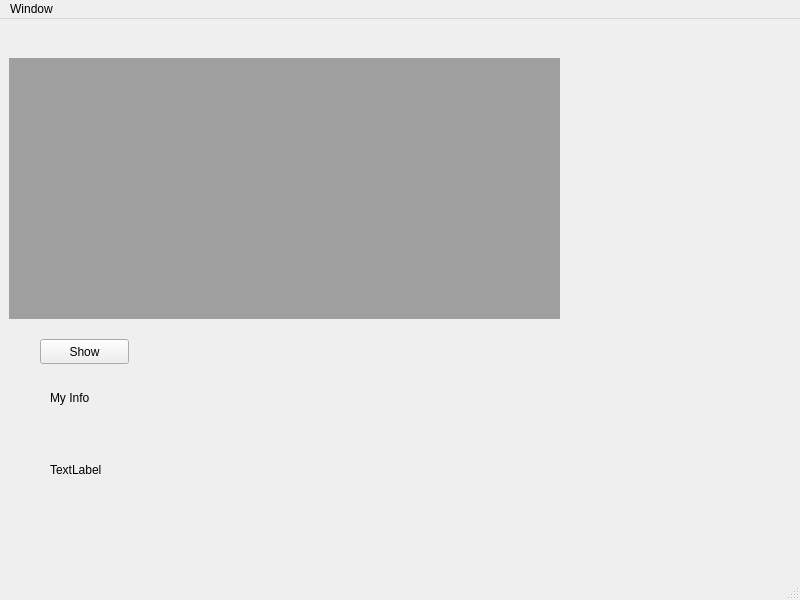
<?xml version="1.0" encoding="UTF-8"?>
<ui version="4.0">
 <class>MainWindow</class>
 <widget class="QMainWindow" name="MainWindow">
  <property name="geometry">
   <rect>
    <x>0</x>
    <y>0</y>
    <width>800</width>
    <height>600</height>
   </rect>
  </property>
  <property name="windowTitle">
   <string>MainWindow</string>
  </property>
  <widget class="QWidget" name="centralwidget">
   <widget class="QMdiArea" name="mdiArea">
    <property name="geometry">
     <rect>
      <x>9</x>
      <y>39</y>
      <width>551</width>
      <height>261</height>
     </rect>
    </property>
    <property name="viewMode">
     <enum>QMdiArea::SubWindowView</enum>
    </property>
    <property name="tabsClosable">
     <bool>true</bool>
    </property>
    <widget class="QWidget" name="extra_info_subwindow">
     <property name="windowTitle">
      <string>Extra_info</string>
     </property>
     <widget class="QLabel" name="label_4">
      <property name="geometry">
       <rect>
        <x>60</x>
        <y>20</y>
        <width>67</width>
        <height>17</height>
       </rect>
      </property>
      <property name="text">
       <string>age</string>
      </property>
     </widget>
     <widget class="QLineEdit" name="age_lineEdit">
      <property name="geometry">
       <rect>
        <x>50</x>
        <y>50</y>
        <width>113</width>
        <height>25</height>
       </rect>
      </property>
     </widget>
    </widget>
    <widget class="QWidget" name="family_subwindow">
     <property name="windowTitle">
      <string>Family</string>
     </property>
     <widget class="QLabel" name="label_3">
      <property name="geometry">
       <rect>
        <x>40</x>
        <y>20</y>
        <width>67</width>
        <height>17</height>
       </rect>
      </property>
      <property name="text">
       <string>Family</string>
      </property>
     </widget>
     <widget class="QLineEdit" name="family_lineEdit">
      <property name="geometry">
       <rect>
        <x>40</x>
        <y>50</y>
        <width>113</width>
        <height>25</height>
       </rect>
      </property>
     </widget>
    </widget>
    <widget class="QWidget" name="name_subwindow">
     <property name="windowTitle">
      <string>Name</string>
     </property>
     <widget class="QLabel" name="label_2">
      <property name="geometry">
       <rect>
        <x>40</x>
        <y>60</y>
        <width>67</width>
        <height>17</height>
       </rect>
      </property>
      <property name="text">
       <string>Name</string>
      </property>
     </widget>
     <widget class="QLineEdit" name="name_lineEdit">
      <property name="geometry">
       <rect>
        <x>30</x>
        <y>90</y>
        <width>113</width>
        <height>25</height>
       </rect>
      </property>
     </widget>
    </widget>
   </widget>
   <widget class="QLabel" name="label">
    <property name="geometry">
     <rect>
      <x>50</x>
      <y>370</y>
      <width>67</width>
      <height>17</height>
     </rect>
    </property>
    <property name="text">
     <string>My Info</string>
    </property>
   </widget>
   <widget class="QLabel" name="info_label">
    <property name="geometry">
     <rect>
      <x>50</x>
      <y>410</y>
      <width>131</width>
      <height>81</height>
     </rect>
    </property>
    <property name="text">
     <string>TextLabel</string>
    </property>
   </widget>
   <widget class="QPushButton" name="show_button">
    <property name="geometry">
     <rect>
      <x>40</x>
      <y>320</y>
      <width>89</width>
      <height>25</height>
     </rect>
    </property>
    <property name="text">
     <string>Show</string>
    </property>
   </widget>
  </widget>
  <widget class="QMenuBar" name="menubar">
   <property name="geometry">
    <rect>
     <x>0</x>
     <y>0</y>
     <width>800</width>
     <height>22</height>
    </rect>
   </property>
   <widget class="QMenu" name="menuWindow">
    <property name="title">
     <string>Window</string>
    </property>
    <addaction name="action_sub"/>
    <addaction name="action_tabbed"/>
    <addaction name="actionCascade"/>
    <addaction name="actionTile"/>
   </widget>
   <addaction name="menuWindow"/>
  </widget>
  <widget class="QStatusBar" name="statusbar"/>
  <action name="action_sub">
   <property name="text">
    <string>Sub View</string>
   </property>
  </action>
  <action name="action_tabbed">
   <property name="text">
    <string>Tabbed</string>
   </property>
  </action>
  <action name="actionCascade">
   <property name="text">
    <string>Cascade</string>
   </property>
  </action>
  <action name="actionTile">
   <property name="text">
    <string>Tile</string>
   </property>
  </action>
 </widget>
 <resources/>
 <connections>
  <connection>
   <sender>actionCascade</sender>
   <signal>triggered()</signal>
   <receiver>MainWindow</receiver>
   <slot>show()</slot>
   <hints>
    <hint type="sourcelabel">
     <x>-1</x>
     <y>-1</y>
    </hint>
    <hint type="destinationlabel">
     <x>399</x>
     <y>299</y>
    </hint>
   </hints>
  </connection>
  <connection>
   <sender>action_tabbed</sender>
   <signal>triggered()</signal>
   <receiver>MainWindow</receiver>
   <slot>show()</slot>
   <hints>
    <hint type="sourcelabel">
     <x>-1</x>
     <y>-1</y>
    </hint>
    <hint type="destinationlabel">
     <x>399</x>
     <y>299</y>
    </hint>
   </hints>
  </connection>
  <connection>
   <sender>action_sub</sender>
   <signal>triggered()</signal>
   <receiver>MainWindow</receiver>
   <slot>show()</slot>
   <hints>
    <hint type="sourcelabel">
     <x>-1</x>
     <y>-1</y>
    </hint>
    <hint type="destinationlabel">
     <x>399</x>
     <y>299</y>
    </hint>
   </hints>
  </connection>
  <connection>
   <sender>actionTile</sender>
   <signal>triggered()</signal>
   <receiver>MainWindow</receiver>
   <slot>show()</slot>
   <hints>
    <hint type="sourcelabel">
     <x>-1</x>
     <y>-1</y>
    </hint>
    <hint type="destinationlabel">
     <x>399</x>
     <y>299</y>
    </hint>
   </hints>
  </connection>
  <connection>
   <sender>show_button</sender>
   <signal>clicked()</signal>
   <receiver>MainWindow</receiver>
   <slot>update_info()</slot>
   <hints>
    <hint type="sourcelabel">
     <x>128</x>
     <y>356</y>
    </hint>
    <hint type="destinationlabel">
     <x>278</x>
     <y>354</y>
    </hint>
   </hints>
  </connection>
 </connections>
 <slots>
  <slot>update_info()</slot>
 </slots>
</ui>
